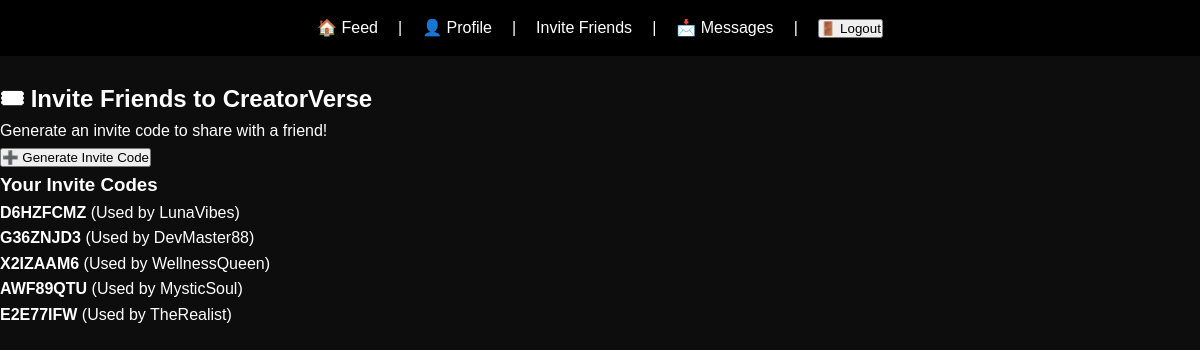
/users/invite/ (signed in), run on the app's committed database.
### users/models.py (models this page shows, shortened)
class InviteCode(models.Model):
    code = models.CharField(max_length=10, unique=True, default=generate_invite_code)
    created_by = models.ForeignKey(CustomUser, on_delete=models.CASCADE, related_name="generated_invites")
    used_by = models.OneToOneField(CustomUser, on_delete=models.SET_NULL, null=True, blank=True, related_name="invite_used_by")
    created_at = models.DateTimeField(auto_now_add=True)
    used_at = models.DateTimeField(null=True, blank=True)

class CustomUser(AbstractUser):
    bio = models.TextField(blank=True, null=True)
    profile_image = models.ImageField(upload_to="profile_pics/", blank=True, null=True)
    used_invite = models.BooleanField(default=False)  # Tracks if user registered with an invite

### users/views.py (the view)
# urls.py: path("invite/", invite_view, name="invite_friends"),  # ✅ Invite Page
@login_required
def invite_view(request):
    invite_codes = InviteCode.objects.filter(created_by=request.user)
    return render(request, "users/invite.html", {"invite_codes": invite_codes})

### users/context_processors.py (called while the page is built)
def unread_messages(request):
    if request.user.is_authenticated:
        unread_count = Message.objects.filter(receiver=request.user, is_read=False).count()
    else:
        unread_count = 0  # Default for logged-out users
    return {'unread_count': unread_count}

### users/templates/users/invite.html (shortened to what this page needs)
{% extends "base.html" %}
{% block content %}
<h2>🎟 Invite Friends to CreatorVerse</h2>
<p>Generate an invite code to share with a friend!</p>
<form id="generate-invite-form">
    <button type="submit">➕ Generate Invite Code</button>
</form>
<h3>Your Invite Codes</h3>
<ul id="invite-code-list">
    {% for invite in invite_codes %}
        <li id="invite-{{ invite.id }}">
            <strong id="code-{{ invite.id }}">{{ invite.code }}</strong>
            {% if invite.used_by %} (Used by {{ invite.used_by.username }}) {% else %} (Unused) {% endif %}
        </li>
    {% empty %}
        <li>You haven't generated any invite codes yet.</li>
    {% endfor %}
</ul>
{% endblock %}

### static/css/styles.css (style rules this page uses)
* { margin: 0; padding: 0; box-sizing: border-box; font-family: "Poppins", sans-serif; }
body { background-color: #0d0d0d; color: #ffffff; line-height: 1.6; font-size: 16px; padding-top: 80px; }

### data on the page
InviteCode: code "D6HZFCMZ", used_by.username "LunaVibes"
InviteCode: code "G36ZNJD3", used_by.username "DevMaster88"
InviteCode: code "X2IZAAM6", used_by.username "WellnessQueen"
InviteCode: code "AWF89QTU", used_by.username "MysticSoul"
InviteCode: code "E2E77IFW", used_by.username "TheRealist"
